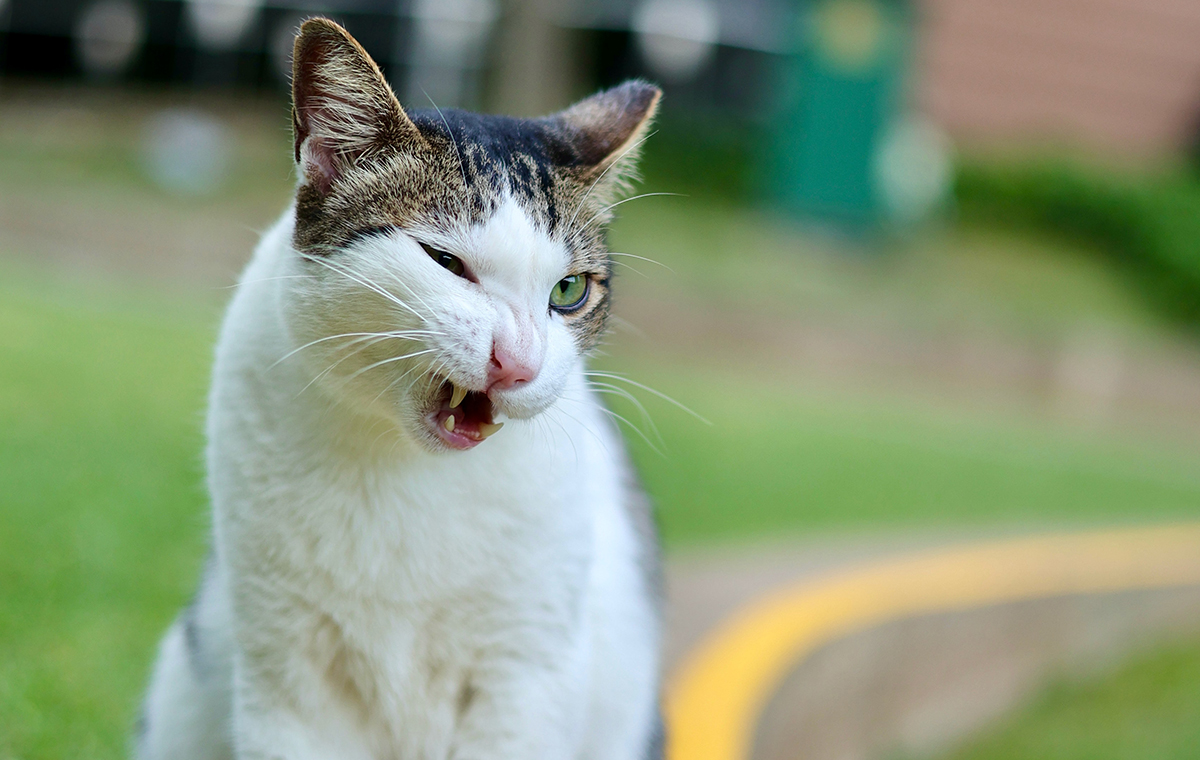
#> input picture day09/cat.jpg, 1200 x 760 px, found by its file name
$ python p62_opencv.py   (older library calls are emulated)
#> lines starting #> are read from the running program, lines starting #| are printed output that depends on the picture; after the words box and inside, x2 and y2 are one past the last pixel; in counts of white or black regions, pixels touching at a corner belong together
# file : p62_opencv.py
# desc : OpenCV 계속

import cv2

image = cv2.imread('./day09/cat.jpg',cv2.IMREAD_UNCHANGED)
#> image is the input picture: shape (760, 1200, 3); mean B, G, R 120.6, 149.9, 135.1
dst = cv2.blur(image,(9,9), anchor=(-1,-1), borderType=cv2.BORDER_DEFAULT)

gray = cv2.cvtColor(image,cv2.COLOR_BGR2GRAY)
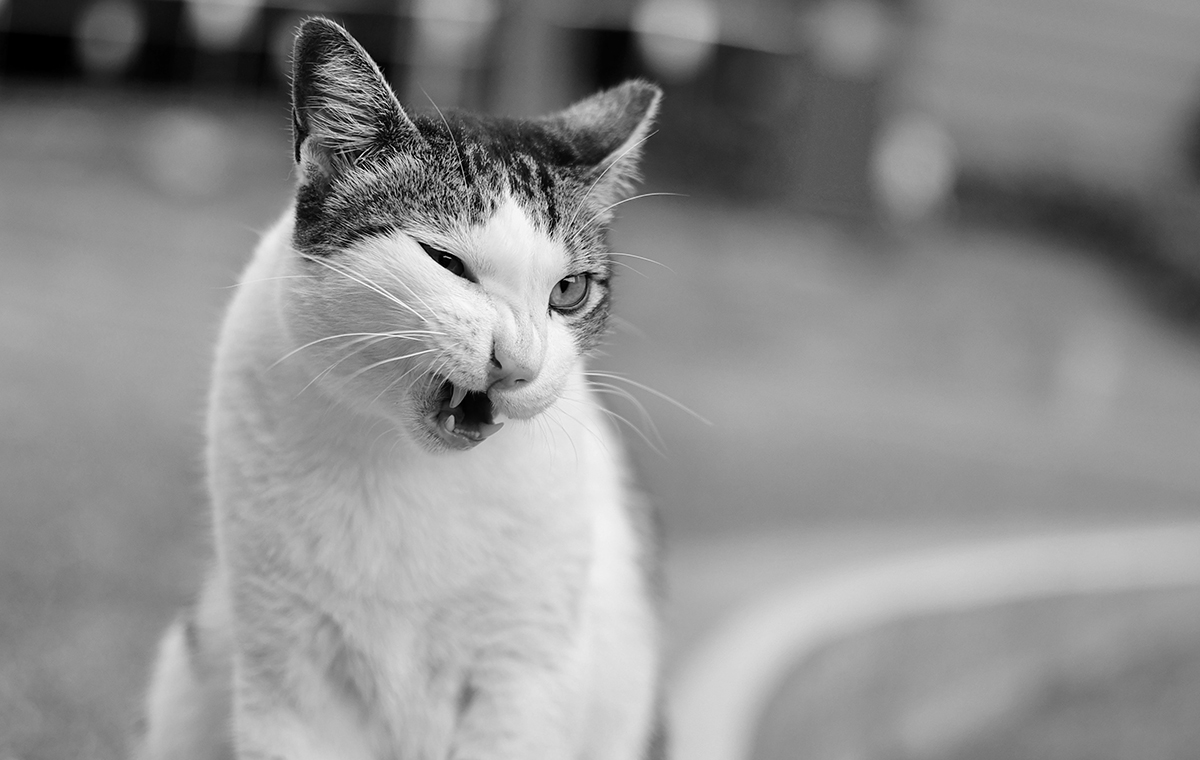
#> gray: shape (760, 1200); min 0, max 255, mean 142.1
sobel = cv2.Sobel(gray, cv2.CV_8U, 1, 0, 3)
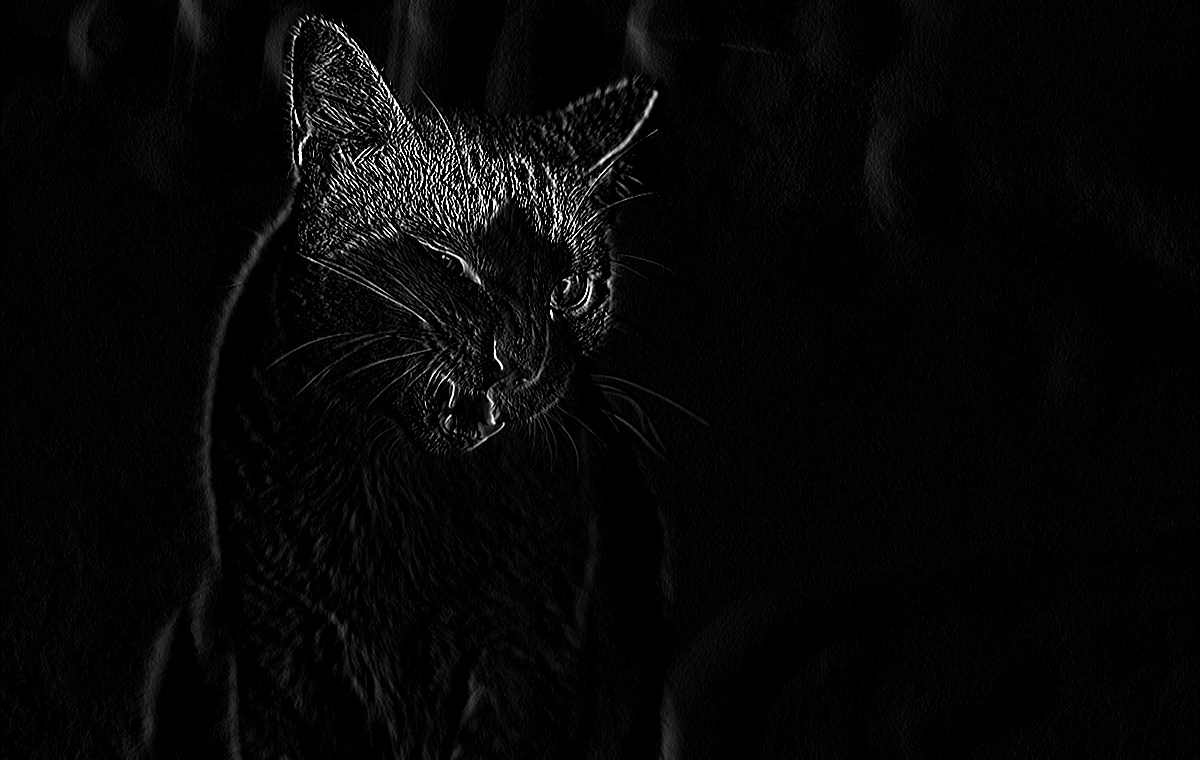
#> sobel: shape (760, 1200); min 0, max 255, mean 6.7
laplacian  = cv2.Laplacian(gray, cv2.CV_8U,ksize=3)
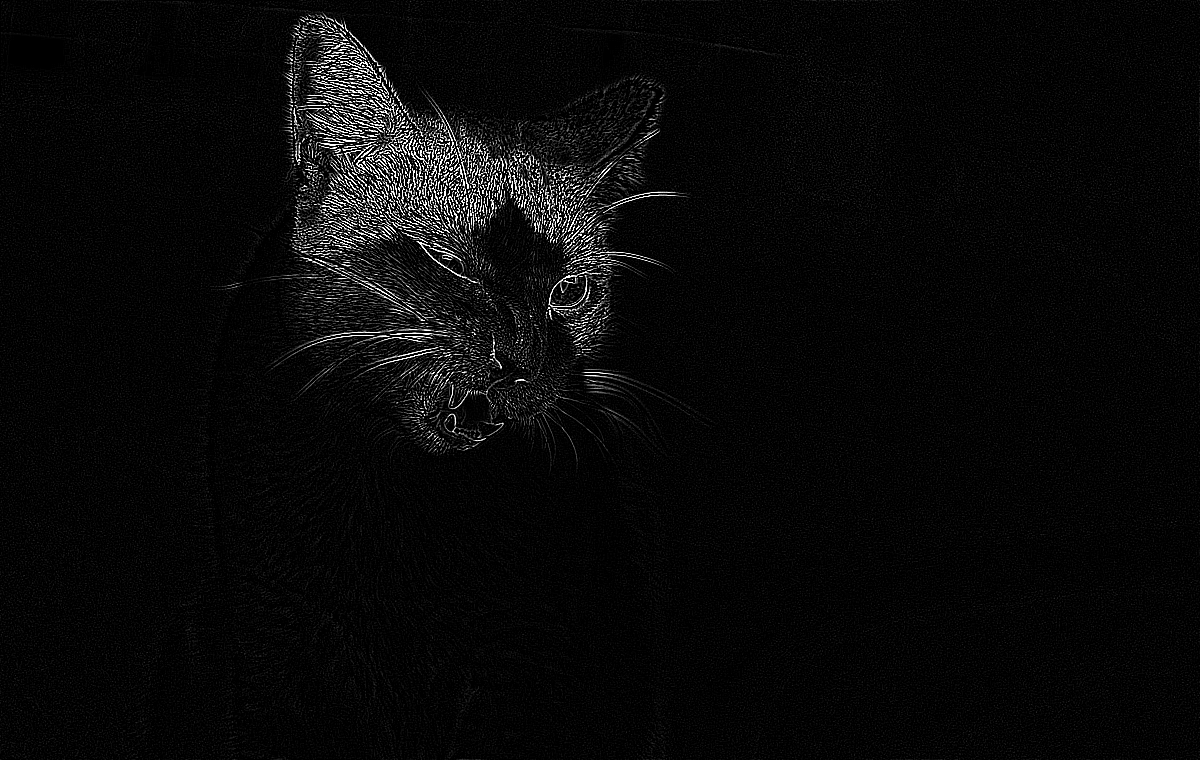
#> laplacian: shape (760, 1200); min 0, max 255, mean 9.1
canny = cv2.Canny(gray,100,255)
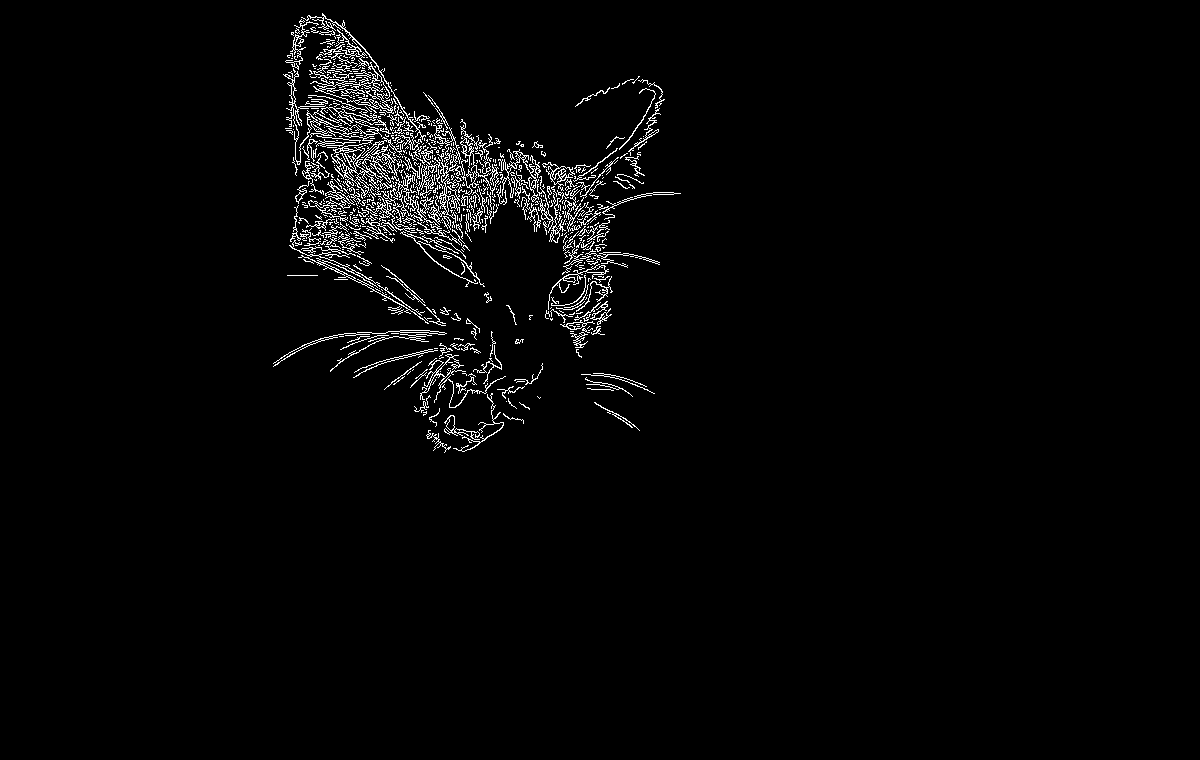
#> canny: shape (760, 1200); 2.3% white in thin lines or dots, all inside (x1, y1, x2, y2) = (273, 13, 681, 453)

height, width, channel = image.shape
#> height = 760; width = 1200; channel = 3

cv2.imshow('Cat', image)    # 원본
cv2.imshow('Blur',dst)  # 블러이미지
cv2.imshow('sobel',sobel)  # 입체감 있는 윤곽
cv2.imshow('laplacian', laplacian)  # 일반적인 윤곽
cv2.imshow('canny',canny)   # 흑백으로 윤곽


cv2.waitKey(0)
cv2.destroyAllWindows()

$ run again, with day09/tropical_beach.jpg copied over day09/cat.jpg
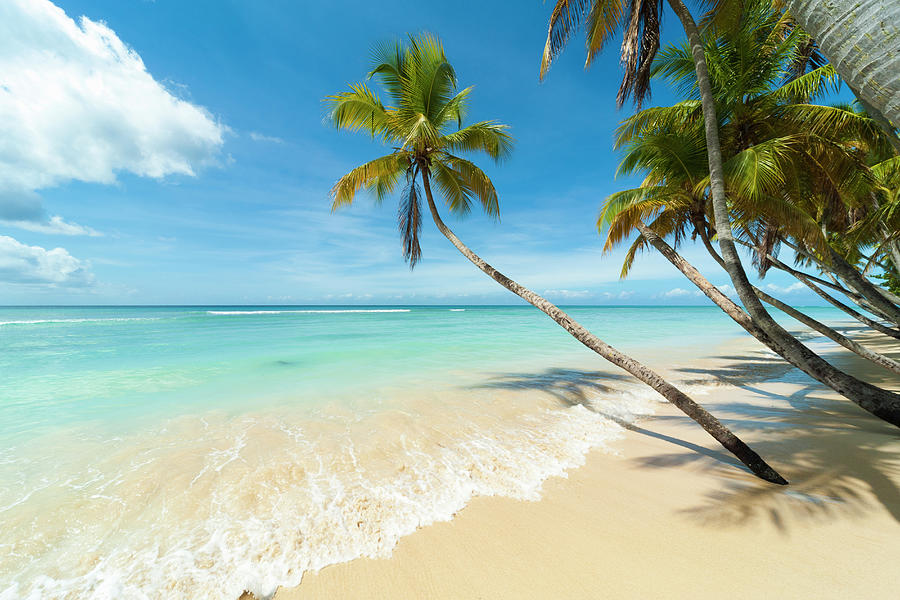
#> input picture day09/tropical_beach.jpg, 900 x 600 px, found by its file name
#> image is the input picture: shape (600, 900, 3); mean B, G, R 172.2, 178.7, 150
#> `gray = cv2.cvtColor(image,cv2.COLOR_BGR2GRAY)`:
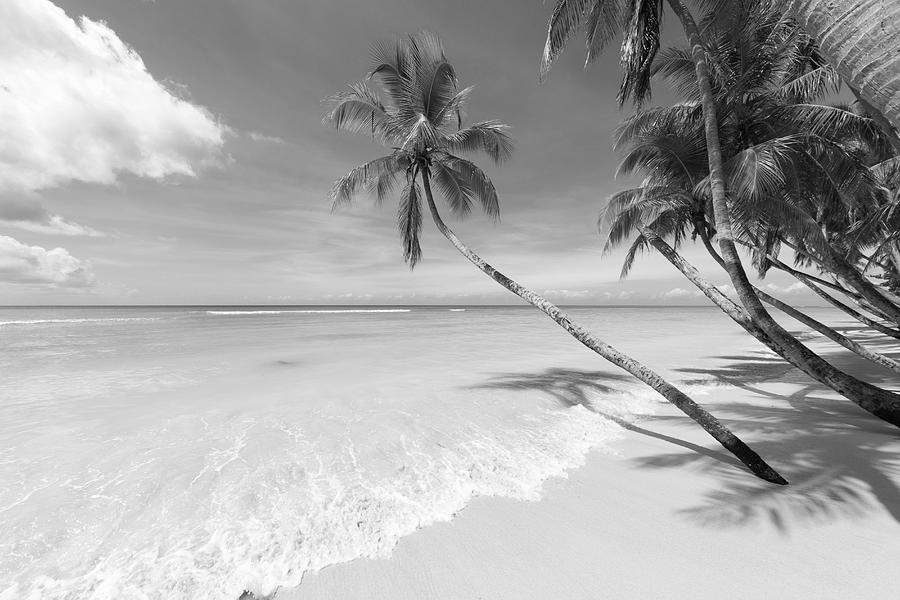
#> gray: shape (600, 900); min 0, max 255, mean 169.4
#> `canny = cv2.Canny(gray,100,255)`:
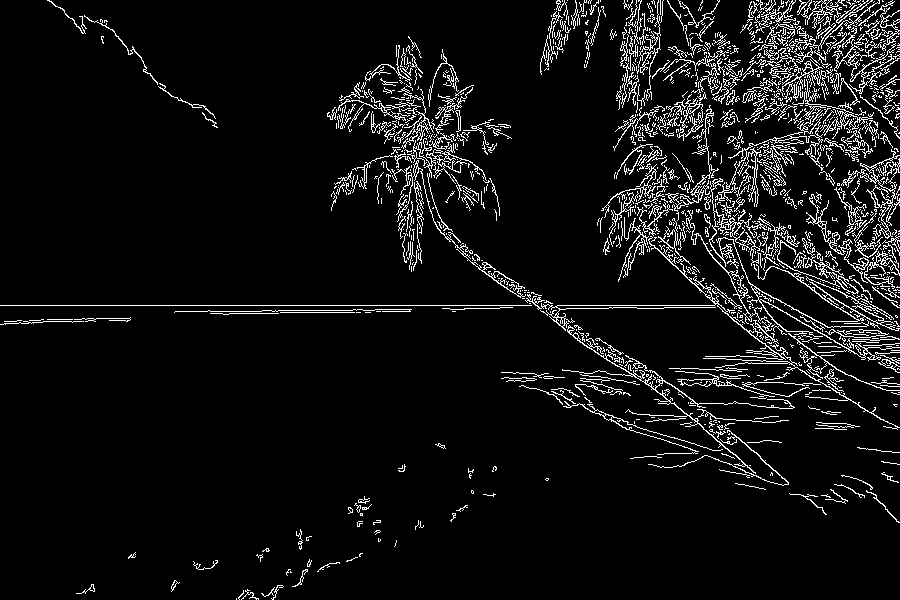
#> canny: shape (600, 900); 6.7% white in thin lines or dots
